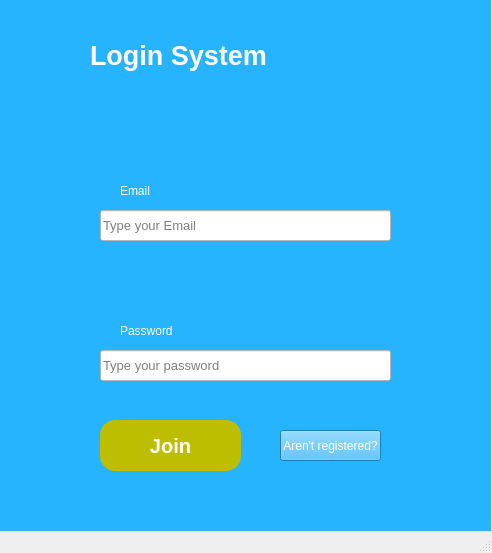
<?xml version="1.0" encoding="UTF-8"?>
<ui version="4.0">
 <class>MainWindow</class>
 <widget class="QMainWindow" name="MainWindow">
  <property name="geometry">
   <rect>
    <x>0</x>
    <y>0</y>
    <width>492</width>
    <height>553</height>
   </rect>
  </property>
  <property name="windowTitle">
   <string>MainWindow</string>
  </property>
  <widget class="QWidget" name="centralwidget">
   <widget class="QStackedWidget" name="RegisterAcc">
    <property name="geometry">
     <rect>
      <x>0</x>
      <y>0</y>
      <width>491</width>
      <height>531</height>
     </rect>
    </property>
    <property name="styleSheet">
     <string notr="true">background-color: rgb(38, 179, 255);</string>
    </property>
    <property name="currentIndex">
     <number>0</number>
    </property>
    <widget class="QWidget" name="Login">
     <widget class="QLineEdit" name="lineEdit_2">
      <property name="geometry">
       <rect>
        <x>100</x>
        <y>350</y>
        <width>291</width>
        <height>31</height>
       </rect>
      </property>
      <property name="font">
       <font>
        <pointsize>10</pointsize>
       </font>
      </property>
      <property name="styleSheet">
       <string notr="true">background-color: rgb(255, 255, 255);</string>
      </property>
      <property name="echoMode">
       <enum>QLineEdit::Password</enum>
      </property>
      <property name="placeholderText">
       <string>Type your password</string>
      </property>
     </widget>
     <widget class="QLabel" name="label">
      <property name="geometry">
       <rect>
        <x>90</x>
        <y>30</y>
        <width>291</width>
        <height>51</height>
       </rect>
      </property>
      <property name="font">
       <font>
        <pointsize>20</pointsize>
        <weight>75</weight>
        <bold>true</bold>
       </font>
      </property>
      <property name="styleSheet">
       <string notr="true">color: rgb(255, 255, 255);</string>
      </property>
      <property name="text">
       <string>Login System</string>
      </property>
     </widget>
     <widget class="QPushButton" name="pushButton">
      <property name="geometry">
       <rect>
        <x>100</x>
        <y>420</y>
        <width>141</width>
        <height>51</height>
       </rect>
      </property>
      <property name="font">
       <font>
        <pointsize>15</pointsize>
        <weight>75</weight>
        <bold>true</bold>
       </font>
      </property>
      <property name="styleSheet">
       <string notr="true">border-radius: 15px;
color: rgb(255, 255, 255);
background-color: rgb(190, 190, 0);</string>
      </property>
      <property name="text">
       <string>Join</string>
      </property>
     </widget>
     <widget class="QLineEdit" name="lineEdit">
      <property name="geometry">
       <rect>
        <x>100</x>
        <y>210</y>
        <width>291</width>
        <height>31</height>
       </rect>
      </property>
      <property name="font">
       <font>
        <pointsize>10</pointsize>
       </font>
      </property>
      <property name="styleSheet">
       <string notr="true">background-color: rgb(255, 255, 255);</string>
      </property>
      <property name="placeholderText">
       <string>Type your Email</string>
      </property>
     </widget>
     <widget class="QLabel" name="label_3">
      <property name="geometry">
       <rect>
        <x>120</x>
        <y>320</y>
        <width>111</width>
        <height>21</height>
       </rect>
      </property>
      <property name="styleSheet">
       <string notr="true">color: rgb(255, 255, 255);</string>
      </property>
      <property name="text">
       <string>Password</string>
      </property>
     </widget>
     <widget class="QLabel" name="label_2">
      <property name="geometry">
       <rect>
        <x>120</x>
        <y>180</y>
        <width>111</width>
        <height>21</height>
       </rect>
      </property>
      <property name="styleSheet">
       <string notr="true">color: rgb(255, 255, 255);</string>
      </property>
      <property name="text">
       <string>Email</string>
      </property>
     </widget>
     <widget class="QPushButton" name="pushButton_2">
      <property name="geometry">
       <rect>
        <x>280</x>
        <y>430</y>
        <width>101</width>
        <height>31</height>
       </rect>
      </property>
      <property name="styleSheet">
       <string notr="true">color: rgb(255, 255, 255);</string>
      </property>
      <property name="text">
       <string>Aren't registered?</string>
      </property>
     </widget>
    </widget>
    <widget class="QWidget" name="Create_Account">
     <widget class="QLineEdit" name="lineEdit_3">
      <property name="geometry">
       <rect>
        <x>50</x>
        <y>220</y>
        <width>291</width>
        <height>31</height>
       </rect>
      </property>
      <property name="font">
       <font>
        <pointsize>10</pointsize>
       </font>
      </property>
      <property name="styleSheet">
       <string notr="true">background-color: rgb(255, 255, 255);</string>
      </property>
      <property name="placeholderText">
       <string>Type your Email</string>
      </property>
     </widget>
     <widget class="QLabel" name="label_4">
      <property name="geometry">
       <rect>
        <x>40</x>
        <y>20</y>
        <width>271</width>
        <height>51</height>
       </rect>
      </property>
      <property name="font">
       <font>
        <pointsize>20</pointsize>
        <weight>75</weight>
        <bold>true</bold>
       </font>
      </property>
      <property name="styleSheet">
       <string notr="true">color: rgb(255, 255, 255);</string>
      </property>
      <property name="text">
       <string>Create Account</string>
      </property>
     </widget>
     <widget class="QLabel" name="label_5">
      <property name="geometry">
       <rect>
        <x>70</x>
        <y>280</y>
        <width>111</width>
        <height>21</height>
       </rect>
      </property>
      <property name="styleSheet">
       <string notr="true">color: rgb(255, 255, 255);</string>
      </property>
      <property name="text">
       <string>Password</string>
      </property>
     </widget>
     <widget class="QLabel" name="label_6">
      <property name="geometry">
       <rect>
        <x>70</x>
        <y>190</y>
        <width>111</width>
        <height>21</height>
       </rect>
      </property>
      <property name="styleSheet">
       <string notr="true">color: rgb(255, 255, 255);</string>
      </property>
      <property name="text">
       <string>Email</string>
      </property>
     </widget>
     <widget class="QLineEdit" name="lineEdit_4">
      <property name="geometry">
       <rect>
        <x>50</x>
        <y>130</y>
        <width>291</width>
        <height>31</height>
       </rect>
      </property>
      <property name="font">
       <font>
        <pointsize>10</pointsize>
       </font>
      </property>
      <property name="styleSheet">
       <string notr="true">background-color: rgb(255, 255, 255);</string>
      </property>
      <property name="placeholderText">
       <string>Type your name</string>
      </property>
     </widget>
     <widget class="QLineEdit" name="lineEdit_5">
      <property name="geometry">
       <rect>
        <x>50</x>
        <y>310</y>
        <width>291</width>
        <height>31</height>
       </rect>
      </property>
      <property name="font">
       <font>
        <pointsize>10</pointsize>
       </font>
      </property>
      <property name="styleSheet">
       <string notr="true">background-color: rgb(255, 255, 255);</string>
      </property>
      <property name="echoMode">
       <enum>QLineEdit::Password</enum>
      </property>
      <property name="placeholderText">
       <string>Type your password</string>
      </property>
     </widget>
     <widget class="QLabel" name="label_7">
      <property name="geometry">
       <rect>
        <x>70</x>
        <y>100</y>
        <width>111</width>
        <height>21</height>
       </rect>
      </property>
      <property name="styleSheet">
       <string notr="true">color: rgb(255, 255, 255);</string>
      </property>
      <property name="text">
       <string>Name</string>
      </property>
     </widget>
     <widget class="QLineEdit" name="lineEdit_6">
      <property name="geometry">
       <rect>
        <x>50</x>
        <y>400</y>
        <width>291</width>
        <height>31</height>
       </rect>
      </property>
      <property name="font">
       <font>
        <pointsize>10</pointsize>
       </font>
      </property>
      <property name="styleSheet">
       <string notr="true">background-color: rgb(255, 255, 255);</string>
      </property>
      <property name="echoMode">
       <enum>QLineEdit::Password</enum>
      </property>
      <property name="placeholderText">
       <string>Type again your password </string>
      </property>
     </widget>
     <widget class="QLabel" name="label_8">
      <property name="geometry">
       <rect>
        <x>70</x>
        <y>370</y>
        <width>111</width>
        <height>21</height>
       </rect>
      </property>
      <property name="styleSheet">
       <string notr="true">color: rgb(255, 255, 255);</string>
      </property>
      <property name="text">
       <string>Confirm password</string>
      </property>
     </widget>
     <widget class="QPushButton" name="pushButton_3">
      <property name="geometry">
       <rect>
        <x>160</x>
        <y>460</y>
        <width>141</width>
        <height>51</height>
       </rect>
      </property>
      <property name="font">
       <font>
        <pointsize>15</pointsize>
        <weight>75</weight>
        <bold>true</bold>
       </font>
      </property>
      <property name="styleSheet">
       <string notr="true">border-radius: 15px;
color: rgb(255, 255, 255);
background-color: rgb(190, 190, 0);</string>
      </property>
      <property name="text">
       <string>Create</string>
      </property>
     </widget>
     <widget class="QPushButton" name="pushButton_4">
      <property name="geometry">
       <rect>
        <x>350</x>
        <y>470</y>
        <width>101</width>
        <height>31</height>
       </rect>
      </property>
      <property name="styleSheet">
       <string notr="true">color: rgb(255, 255, 255);</string>
      </property>
      <property name="text">
       <string>Back to login</string>
      </property>
     </widget>
    </widget>
   </widget>
  </widget>
  <widget class="QStatusBar" name="statusbar"/>
 </widget>
 <resources/>
 <connections/>
</ui>
